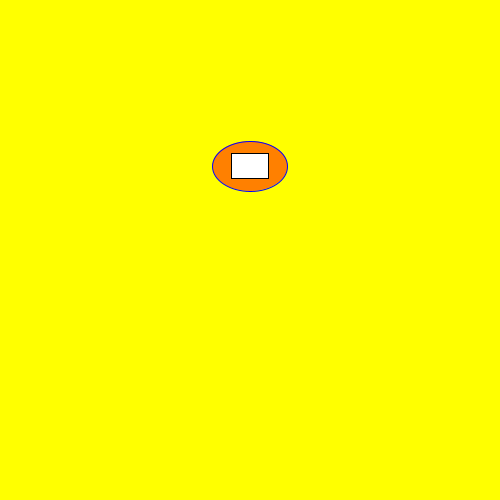
Frame 1 (no input)
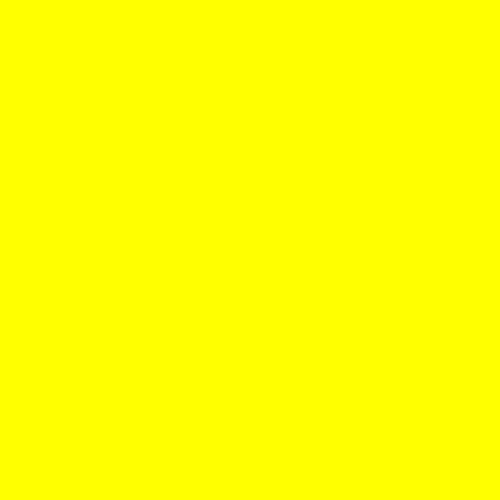
Frame 60 (the mouse pressed at the canvas centre just before this capture)
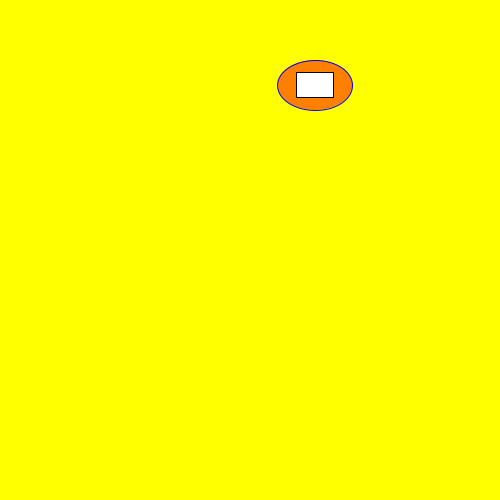
Frame 120 (the mouse held since frame 60 and released just before this capture)

The Processing sketch that drew these frames (run headless with seeded random() and noise(); from frame 60 on, the mouse is pressed at the canvas centre):

// Processing sketch: demo1_init
// ── demo1_init.pde
// CSC220F19DemoA_SetupDraw Parson's csc120 recap
// modified by Schwesinger
int elx, ely ;
int exspeed, eyspeed ;
int ewidth = 75, eheight = 50 ;

void setup() {
  size(500, 500);
  frameRate(60);
  elx = width / 2 ;
  ely = height / 3 ;
  exspeed = 5 ;
  eyspeed = -3 ;
  rectMode(CENTER);
  ellipseMode(CENTER);
}

void draw() {
  background(255, 255, 0);
  display();
  move();
}

void display() {
  stroke(0, 0, 255);
  fill(255, 128, 0);
  ellipse(elx, ely, ewidth, eheight);
  stroke(0);
  fill(255);
  rect(elx, ely, ewidth/2, eheight/2);
}

void move() {
  elx = elx + exspeed ;
  ely += eyspeed ;
  if (elx > width+ewidth || elx < 0-ewidth) {
    exspeed = - exspeed ;
  }
  if (ely < 0-eheight || ely > height+eheight) {
    eyspeed = - eyspeed ;
  }
}
